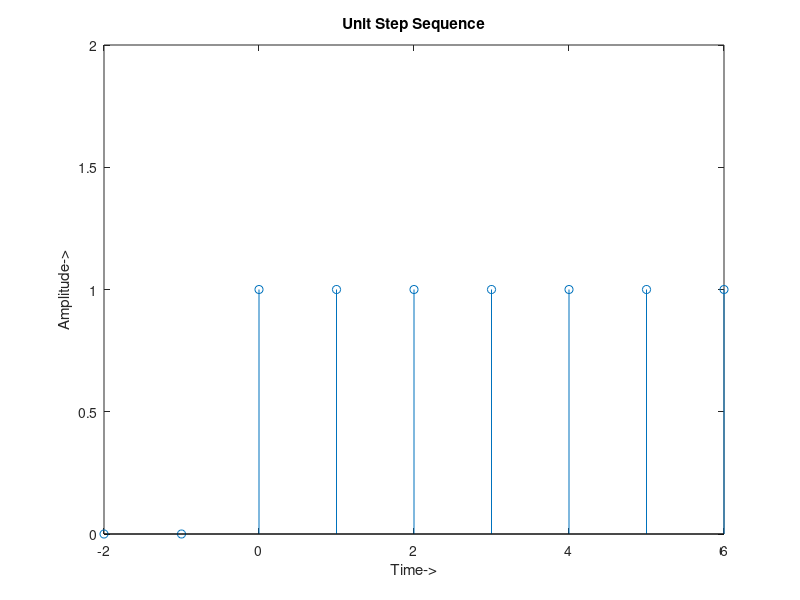

The MATLAB script that drew this image:
clc;
clear all;
close all;
n1=input('Enter a range');
x=-2:n1+1;
y=[0 0 ones(1,n1+1) 0];
find(x==0);
y(find(x>=0))=1;
stem(x,y);
axis([-2 n1+1 0 2]);
title('Unit Step Sequence');
xlabel('Time->');
ylabel('Amplitude->');